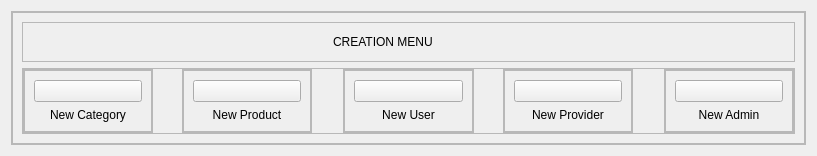
         <widget class="QWidget" name="MenuPage">
          <layout class="QVBoxLayout" name="verticalLayout_6">
           <item>
            <widget class="QFrame" name="MenuContainer">
             <property name="frameShape">
              <enum>QFrame::StyledPanel</enum>
             </property>
             <property name="frameShadow">
              <enum>QFrame::Raised</enum>
             </property>
             <layout class="QVBoxLayout" name="verticalLayout_7" stretch="8">
              <property name="leftMargin">
               <number>0</number>
              </property>
              <property name="topMargin">
               <number>0</number>
              </property>
              <property name="rightMargin">
               <number>0</number>
              </property>
              <property name="bottomMargin">
               <number>0</number>
              </property>
              <item>
               <widget class="QFrame" name="SupplyMenu">
                <property name="frameShape">
                 <enum>QFrame::StyledPanel</enum>
                </property>
                <property name="frameShadow">
                 <enum>QFrame::Raised</enum>
                </property>
                <layout class="QVBoxLayout" name="verticalLayout_8" stretch="1,4">
                 <item>
                  <widget class="QFrame" name="SupplyTitle">
                   <property name="frameShape">
                    <enum>QFrame::StyledPanel</enum>
                   </property>
                   <property name="frameShadow">
                    <enum>QFrame::Raised</enum>
                   </property>
                   <layout class="QHBoxLayout" name="horizontalLayout_6" stretch="2,2,1">
                    <item>
                     <spacer name="horizontalSpacer_3">
                      <property name="orientation">
                       <enum>Qt::Horizontal</enum>
                      </property>
                      <property name="sizeHint" stdset="0">
                       <size>
                        <width>436</width>
                        <height>20</height>
                       </size>
                      </property>
                     </spacer>
                    </item>
                    <item>
                     <widget class="QLabel" name="creationTitle">
                      <property name="text">
                       <string>CREATION MENU</string>
                      </property>
                     </widget>
                    </item>
                    <item>
                     <spacer name="horizontalSpacer_6">
                      <property name="orientation">
                       <enum>Qt::Horizontal</enum>
                      </property>
                      <property name="sizeHint" stdset="0">
                       <size>
                        <width>217</width>
                        <height>20</height>
                       </size>
                      </property>
                     </spacer>
                    </item>
                   </layout>
                  </widget>
                 </item>
                 <item>
                  <widget class="QFrame" name="SupplyBtnContainer">
                   <property name="frameShape">
                    <enum>QFrame::StyledPanel</enum>
                   </property>
                   <property name="frameShadow">
                    <enum>QFrame::Raised</enum>
                   </property>
                   <layout class="QHBoxLayout" name="horizontalLayout_20" stretch="50,0,50,0,50,0,50,0,50">
                    <property name="spacing">
                     <number>5</number>
                    </property>
                    <property name="leftMargin">
                     <number>0</number>
                    </property>
                    <property name="topMargin">
                     <number>0</number>
                    </property>
                    <property name="rightMargin">
                     <number>0</number>
                    </property>
                    <property name="bottomMargin">
                     <number>0</number>
                    </property>
                    <item>
                     <widget class="QFrame" name="frame_16">
                      <property name="frameShape">
                       <enum>QFrame::StyledPanel</enum>
                      </property>
                      <property name="frameShadow">
                       <enum>QFrame::Raised</enum>
                      </property>
                      <layout class="QVBoxLayout" name="verticalLayout_22" stretch="20">
                       <property name="spacing">
                        <number>2</number>
                       </property>
                       <property name="leftMargin">
                        <number>0</number>
                       </property>
                       <property name="topMargin">
                        <number>0</number>
                       </property>
                       <property name="rightMargin">
                        <number>0</number>
                       </property>
                       <property name="bottomMargin">
                        <number>0</number>
                       </property>
                       <item>
                        <widget class="QFrame" name="frame_21">
                         <property name="frameShape">
                          <enum>QFrame::StyledPanel</enum>
                         </property>
                         <property name="frameShadow">
                          <enum>QFrame::Raised</enum>
                         </property>
                         <layout class="QVBoxLayout" name="verticalLayout_23">
                          <item>
                           <widget class="QPushButton" name="pushButton">
                            <property name="text">
                             <string/>
                            </property>
                            <property name="icon">
                             <iconset resource="../resources/resources.qrc">
                              <normaloff>:/icons/icons/black/add.png</normaloff>:/icons/icons/black/add.png</iconset>
                            </property>
                            <property name="iconSize">
                             <size>
                              <width>120</width>
                              <height>200</height>
                             </size>
                            </property>
                           </widget>
                          </item>
                          <item>
                           <widget class="QLabel" name="label_9">
                            <property name="text">
                             <string>New Category</string>
                            </property>
                            <property name="alignment">
                             <set>Qt::AlignHCenter|Qt::AlignTop</set>
                            </property>
                           </widget>
                          </item>
                         </layout>
                        </widget>
                       </item>
                      </layout>
                     </widget>
                    </item>
                    <item>
                     <spacer name="horizontalSpacer_19">
                      <property name="orientation">
                       <enum>Qt::Horizontal</enum>
                      </property>
                      <property name="sizeHint" stdset="0">
                       <size>
                        <width>24</width>
                        <height>20</height>
                       </size>
                      </property>
                     </spacer>
                    </item>
                    <item>
                     <widget class="QFrame" name="frame_17">
                      <property name="frameShape">
                       <enum>QFrame::StyledPanel</enum>
                      </property>
                      <property name="frameShadow">
                       <enum>QFrame::Raised</enum>
                      </property>
                      <layout class="QVBoxLayout" name="verticalLayout_24" stretch="0">
                       <property name="spacing">
                        <number>2</number>
                       </property>
                       <property name="leftMargin">
                        <number>0</number>
                       </property>
                       <property name="topMargin">
                        <number>0</number>
                       </property>
                       <property name="rightMargin">
                        <number>0</number>
                       </property>
                       <property name="bottomMargin">
                        <number>0</number>
                       </property>
                       <item>
                        <widget class="QFrame" name="frame_23">
                         <property name="frameShape">
                          <enum>QFrame::StyledPanel</enum>
                         </property>
                         <property name="frameShadow">
                          <enum>QFrame::Raised</enum>
                         </property>
                         <layout class="QVBoxLayout" name="verticalLayout_25">
                          <item>
                           <widget class="QPushButton" name="pushButton_2">
                            <property name="text">
                             <string/>
                            </property>
                            <property name="icon">
                             <iconset resource="../resources/resources.qrc">
                              <normaloff>:/icons/icons/black/add.png</normaloff>:/icons/icons/black/add.png</iconset>
                            </property>
                            <property name="iconSize">
                             <size>
                              <width>120</width>
                              <height>200</height>
                             </size>
                            </property>
                           </widget>
                          </item>
                          <item>
                           <widget class="QLabel" name="label_10">
                            <property name="text">
                             <string>New Product</string>
                            </property>
                            <property name="alignment">
                             <set>Qt::AlignHCenter|Qt::AlignTop</set>
                            </property>
                           </widget>
                          </item>
                         </layout>
                        </widget>
                       </item>
                      </layout>
                     </widget>
                    </item>
                    <item>
                     <spacer name="horizontalSpacer_20">
                      <property name="orientation">
                       <enum>Qt::Horizontal</enum>
                      </property>
                      <property name="sizeHint" stdset="0">
                       <size>
                        <width>26</width>
                        <height>20</height>
                       </size>
                      </property>
                     </spacer>
                    </item>
                    <item>
                     <widget class="QFrame" name="frame_18">
                      <property name="frameShape">
                       <enum>QFrame::StyledPanel</enum>
                      </property>
                      <property name="frameShadow">
                       <enum>QFrame::Raised</enum>
                      </property>
                      <layout class="QVBoxLayout" name="verticalLayout_26" stretch="5">
                       <property name="spacing">
                        <number>2</number>
                       </property>
                       <property name="leftMargin">
                        <number>0</number>
                       </property>
                       <property name="topMargin">
                        <number>0</number>
                       </property>
                       <property name="rightMargin">
                        <number>0</number>
                       </property>
                       <property name="bottomMargin">
                        <number>0</number>
                       </property>
                       <item>
                        <widget class="QFrame" name="frame_25">
                         <property name="frameShape">
                          <enum>QFrame::StyledPanel</enum>
                         </property>
                         <property name="frameShadow">
                          <enum>QFrame::Raised</enum>
                         </property>
                         <layout class="QVBoxLayout" name="verticalLayout_27">
                          <item>
                           <widget class="QPushButton" name="UserBtn">
                            <property name="text">
                             <string/>
                            </property>
                            <property name="icon">
                             <iconset resource="../resources/resources.qrc">
                              <normaloff>:/icons/icons/black/add.png</normaloff>:/icons/icons/black/add.png</iconset>
                            </property>
                            <property name="iconSize">
                             <size>
                              <width>120</width>
                              <height>200</height>
                             </size>
                            </property>
                           </widget>
                          </item>
                          <item>
                           <widget class="QLabel" name="label_11">
                            <property name="text">
                             <string>New User</string>
                            </property>
                            <property name="alignment">
                             <set>Qt::AlignHCenter|Qt::AlignTop</set>
                            </property>
                           </widget>
                          </item>
                         </layout>
                        </widget>
                       </item>
                      </layout>
                     </widget>
                    </item>
                    <item>
                     <spacer name="horizontalSpacer_21">
                      <property name="orientation">
                       <enum>Qt::Horizontal</enum>
                      </property>
                      <property name="sizeHint" stdset="0">
                       <size>
                        <width>24</width>
                        <height>20</height>
                       </size>
                      </property>
                     </spacer>
                    </item>
                    <item>
                     <widget class="QFrame" name="frame_19">
                      <property name="frameShape">
                       <enum>QFrame::StyledPanel</enum>
                      </property>
                      <property name="frameShadow">
                       <enum>QFrame::Raised</enum>
                      </property>
                      <layout class="QVBoxLayout" name="verticalLayout_28" stretch="5">
                       <property name="spacing">
                        <number>2</number>
                       </property>
                       <property name="leftMargin">
                        <number>0</number>
                       </property>
                       <property name="topMargin">
                        <number>0</number>
                       </property>
                       <property name="rightMargin">
                        <number>0</number>
                       </property>
                       <property name="bottomMargin">
                        <number>0</number>
                       </property>
                       <item>
                        <widget class="QFrame" name="frame_27">
                         <property name="frameShape">
                          <enum>QFrame::StyledPanel</enum>
                         </property>
                         <property name="frameShadow">
                          <enum>QFrame::Raised</enum>
                         </property>
                         <layout class="QVBoxLayout" name="verticalLayout_29">
                          <item>
                           <widget class="QPushButton" name="ProviderBtn">
                            <property name="text">
                             <string/>
                            </property>
                            <property name="icon">
                             <iconset resource="../resources/resources.qrc">
                              <normaloff>:/icons/icons/black/add.png</normaloff>:/icons/icons/black/add.png</iconset>
                            </property>
                            <property name="iconSize">
                             <size>
                              <width>120</width>
                              <height>200</height>
                             </size>
                            </property>
                           </widget>
                          </item>
                          <item>
                           <widget class="QLabel" name="label_12">
                            <property name="text">
                             <string>New Provider</string>
                            </property>
                            <property name="alignment">
                             <set>Qt::AlignHCenter|Qt::AlignTop</set>
                            </property>
                           </widget>
                          </item>
                         </layout>
                        </widget>
                       </item>
                      </layout>
                     </widget>
                    </item>
                    <item>
                     <spacer name="horizontalSpacer_22">
                      <property name="orientation">
                       <enum>Qt::Horizontal</enum>
                      </property>
                      <property name="sizeHint" stdset="0">
                       <size>
                        <width>26</width>
                        <height>20</height>
                       </size>
                      </property>
                     </spacer>
                    </item>
                    <item>
                     <widget class="QFrame" name="frame_20">
                      <property name="frameShape">
                       <enum>QFrame::StyledPanel</enum>
                      </property>
                      <property name="frameShadow">
                       <enum>QFrame::Raised</enum>
                      </property>
                      <layout class="QVBoxLayout" name="verticalLayout_30" stretch="5">
                       <property name="spacing">
                        <number>2</number>
                       </property>
                       <property name="leftMargin">
                        <number>0</number>
                       </property>
                       <property name="topMargin">
                        <number>0</number>
                       </property>
                       <property name="rightMargin">
                        <number>0</number>
                       </property>
                       <property name="bottomMargin">
                        <number>0</number>
                       </property>
                       <item>
                        <widget class="QFrame" name="frame_29">
                         <property name="frameShape">
                          <enum>QFrame::StyledPanel</enum>
                         </property>
                         <property name="frameShadow">
                          <enum>QFrame::Raised</enum>
                         </property>
                         <layout class="QVBoxLayout" name="verticalLayout_31">
                          <item>
                           <widget class="QPushButton" name="newAdmin">
                            <property name="text">
                             <string/>
                            </property>
                            <property name="icon">
                             <iconset resource="../resources/resources.qrc">
                              <normaloff>:/icons/icons/black/add.png</normaloff>:/icons/icons/black/add.png</iconset>
                            </property>
                            <property name="iconSize">
                             <size>
                              <width>120</width>
                              <height>200</height>
                             </size>
                            </property>
                           </widget>
                          </item>
                          <item>
                           <widget class="QLabel" name="label_13">
                            <property name="text">
                             <string>New Admin</string>
                            </property>
                            <property name="alignment">
                             <set>Qt::AlignHCenter|Qt::AlignTop</set>
                            </property>
                           </widget>
                          </item>
                         </layout>
                        </widget>
                       </item>
                      </layout>
                     </widget>
                    </item>
                   </layout>
                  </widget>
                 </item>
                </layout>
               </widget>
              </item>
             </layout>
            </widget>
           </item>
          </layout>
         </widget>
